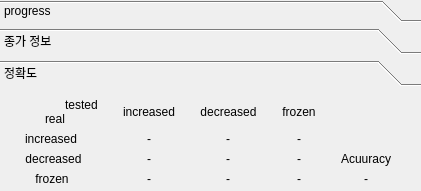
       <widget class="QToolBox" name="toolBox">
        <property name="geometry">
         <rect>
          <x>30</x>
          <y>380</y>
          <width>421</width>
          <height>191</height>
         </rect>
        </property>
        <property name="currentIndex">
         <number>2</number>
        </property>
        <widget class="QWidget" name="page_4">
         <property name="geometry">
          <rect>
           <x>0</x>
           <y>0</y>
           <width>100</width>
           <height>30</height>
          </rect>
         </property>
         <attribute name="label">
          <string>progress</string>
         </attribute>
        </widget>
        <widget class="QWidget" name="page">
         <property name="geometry">
          <rect>
           <x>0</x>
           <y>0</y>
           <width>100</width>
           <height>30</height>
          </rect>
         </property>
         <attribute name="label">
          <string>종가 정보</string>
         </attribute>
         <widget class="QTableView" name="tableView4">
          <property name="geometry">
           <rect>
            <x>0</x>
            <y>0</y>
            <width>421</width>
            <height>111</height>
           </rect>
          </property>
          <property name="sizePolicy">
           <sizepolicy hsizetype="Fixed" vsizetype="Fixed">
            <horstretch>0</horstretch>
            <verstretch>0</verstretch>
           </sizepolicy>
          </property>
         </widget>
        </widget>
        <widget class="QWidget" name="page_3">
         <property name="geometry">
          <rect>
           <x>0</x>
           <y>0</y>
           <width>421</width>
           <height>113</height>
          </rect>
         </property>
         <attribute name="label">
          <string>정확도</string>
         </attribute>
         <widget class="QWidget" name="gridLayoutWidget">
          <property name="geometry">
           <rect>
            <x>0</x>
            <y>0</y>
            <width>421</width>
            <height>101</height>
           </rect>
          </property>
          <layout class="QGridLayout" name="gridLayout">
           <property name="spacing">
            <number>0</number>
           </property>
           <item row="1" column="1" alignment="Qt::AlignHCenter">
            <widget class="QLabel" name="i_i">
             <property name="sizePolicy">
              <sizepolicy hsizetype="Fixed" vsizetype="Fixed">
               <horstretch>0</horstretch>
               <verstretch>0</verstretch>
              </sizepolicy>
             </property>
             <property name="font">
              <font>
               <pointsize>9</pointsize>
               <stylestrategy>PreferAntialias</stylestrategy>
              </font>
             </property>
             <property name="text">
              <string>-</string>
             </property>
             <property name="alignment">
              <set>Qt::AlignCenter</set>
             </property>
            </widget>
           </item>
           <item row="2" column="4">
            <widget class="QLabel" name="label4_13">
             <property name="sizePolicy">
              <sizepolicy hsizetype="Fixed" vsizetype="Fixed">
               <horstretch>0</horstretch>
               <verstretch>0</verstretch>
              </sizepolicy>
             </property>
             <property name="font">
              <font>
               <pointsize>9</pointsize>
               <stylestrategy>PreferAntialias</stylestrategy>
              </font>
             </property>
             <property name="text">
              <string>Acuuracy</string>
             </property>
             <property name="alignment">
              <set>Qt::AlignCenter</set>
             </property>
            </widget>
           </item>
           <item row="0" column="3">
            <widget class="QLabel" name="label4_21">
             <property name="sizePolicy">
              <sizepolicy hsizetype="Fixed" vsizetype="Fixed">
               <horstretch>0</horstretch>
               <verstretch>0</verstretch>
              </sizepolicy>
             </property>
             <property name="font">
              <font>
               <pointsize>9</pointsize>
               <stylestrategy>PreferAntialias</stylestrategy>
              </font>
             </property>
             <property name="text">
              <string>frozen</string>
             </property>
             <property name="alignment">
              <set>Qt::AlignCenter</set>
             </property>
            </widget>
           </item>
           <item row="2" column="1" alignment="Qt::AlignHCenter">
            <widget class="QLabel" name="d_i">
             <property name="sizePolicy">
              <sizepolicy hsizetype="Fixed" vsizetype="Fixed">
               <horstretch>0</horstretch>
               <verstretch>0</verstretch>
              </sizepolicy>
             </property>
             <property name="font">
              <font>
               <pointsize>9</pointsize>
               <stylestrategy>PreferAntialias</stylestrategy>
              </font>
             </property>
             <property name="text">
              <string>-</string>
             </property>
             <property name="alignment">
              <set>Qt::AlignCenter</set>
             </property>
            </widget>
           </item>
           <item row="3" column="0" alignment="Qt::AlignLeft">
            <widget class="QLabel" name="label4_12">
             <property name="sizePolicy">
              <sizepolicy hsizetype="Fixed" vsizetype="Fixed">
               <horstretch>0</horstretch>
               <verstretch>0</verstretch>
              </sizepolicy>
             </property>
             <property name="font">
              <font>
               <pointsize>9</pointsize>
               <stylestrategy>PreferAntialias</stylestrategy>
              </font>
             </property>
             <property name="text">
              <string>   frozen</string>
             </property>
             <property name="alignment">
              <set>Qt::AlignCenter</set>
             </property>
            </widget>
           </item>
           <item row="2" column="2" alignment="Qt::AlignHCenter">
            <widget class="QLabel" name="d_d">
             <property name="sizePolicy">
              <sizepolicy hsizetype="Fixed" vsizetype="Fixed">
               <horstretch>0</horstretch>
               <verstretch>0</verstretch>
              </sizepolicy>
             </property>
             <property name="font">
              <font>
               <pointsize>9</pointsize>
               <stylestrategy>PreferAntialias</stylestrategy>
              </font>
             </property>
             <property name="text">
              <string>-</string>
             </property>
             <property name="alignment">
              <set>Qt::AlignCenter</set>
             </property>
            </widget>
           </item>
           <item row="3" column="2" alignment="Qt::AlignHCenter">
            <widget class="QLabel" name="f_d">
             <property name="sizePolicy">
              <sizepolicy hsizetype="Fixed" vsizetype="Fixed">
               <horstretch>0</horstretch>
               <verstretch>0</verstretch>
              </sizepolicy>
             </property>
             <property name="font">
              <font>
               <pointsize>9</pointsize>
               <stylestrategy>PreferAntialias</stylestrategy>
              </font>
             </property>
             <property name="text">
              <string>-</string>
             </property>
             <property name="alignment">
              <set>Qt::AlignCenter</set>
             </property>
            </widget>
           </item>
           <item row="3" column="4" alignment="Qt::AlignHCenter">
            <widget class="QLabel" name="acc">
             <property name="sizePolicy">
              <sizepolicy hsizetype="Fixed" vsizetype="Fixed">
               <horstretch>0</horstretch>
               <verstretch>0</verstretch>
              </sizepolicy>
             </property>
             <property name="font">
              <font>
               <pointsize>9</pointsize>
               <stylestrategy>PreferAntialias</stylestrategy>
              </font>
             </property>
             <property name="text">
              <string>-</string>
             </property>
             <property name="alignment">
              <set>Qt::AlignCenter</set>
             </property>
            </widget>
           </item>
           <item row="0" column="1">
            <widget class="QLabel" name="label4_7">
             <property name="sizePolicy">
              <sizepolicy hsizetype="Fixed" vsizetype="Fixed">
               <horstretch>0</horstretch>
               <verstretch>0</verstretch>
              </sizepolicy>
             </property>
             <property name="font">
              <font>
               <pointsize>9</pointsize>
               <stylestrategy>PreferAntialias</stylestrategy>
              </font>
             </property>
             <property name="text">
              <string>increased</string>
             </property>
             <property name="alignment">
              <set>Qt::AlignCenter</set>
             </property>
            </widget>
           </item>
           <item row="1" column="3" alignment="Qt::AlignHCenter">
            <widget class="QLabel" name="i_f">
             <property name="sizePolicy">
              <sizepolicy hsizetype="Fixed" vsizetype="Fixed">
               <horstretch>0</horstretch>
               <verstretch>0</verstretch>
              </sizepolicy>
             </property>
             <property name="font">
              <font>
               <pointsize>9</pointsize>
               <stylestrategy>PreferAntialias</stylestrategy>
              </font>
             </property>
             <property name="text">
              <string>-</string>
             </property>
             <property name="alignment">
              <set>Qt::AlignCenter</set>
             </property>
            </widget>
           </item>
           <item row="1" column="0" alignment="Qt::AlignLeft">
            <widget class="QLabel" name="label4_10">
             <property name="sizePolicy">
              <sizepolicy hsizetype="Fixed" vsizetype="Fixed">
               <horstretch>0</horstretch>
               <verstretch>0</verstretch>
              </sizepolicy>
             </property>
             <property name="font">
              <font>
               <pointsize>9</pointsize>
               <stylestrategy>PreferAntialias</stylestrategy>
              </font>
             </property>
             <property name="text">
              <string>increased</string>
             </property>
             <property name="alignment">
              <set>Qt::AlignCenter</set>
             </property>
            </widget>
           </item>
           <item row="3" column="1" alignment="Qt::AlignHCenter">
            <widget class="QLabel" name="f_i">
             <property name="sizePolicy">
              <sizepolicy hsizetype="Fixed" vsizetype="Fixed">
               <horstretch>0</horstretch>
               <verstretch>0</verstretch>
              </sizepolicy>
             </property>
             <property name="font">
              <font>
               <pointsize>9</pointsize>
               <stylestrategy>PreferAntialias</stylestrategy>
              </font>
             </property>
             <property name="text">
              <string>-</string>
             </property>
             <property name="alignment">
              <set>Qt::AlignCenter</set>
             </property>
            </widget>
           </item>
           <item row="2" column="0">
            <widget class="QLabel" name="label4_11">
             <property name="sizePolicy">
              <sizepolicy hsizetype="Fixed" vsizetype="Fixed">
               <horstretch>0</horstretch>
               <verstretch>0</verstretch>
              </sizepolicy>
             </property>
             <property name="font">
              <font>
               <pointsize>9</pointsize>
               <stylestrategy>PreferAntialias</stylestrategy>
              </font>
             </property>
             <property name="layoutDirection">
              <enum>Qt::LeftToRight</enum>
             </property>
             <property name="text">
              <string>decreased</string>
             </property>
             <property name="alignment">
              <set>Qt::AlignCenter</set>
             </property>
            </widget>
           </item>
           <item row="2" column="3" alignment="Qt::AlignHCenter">
            <widget class="QLabel" name="d_f">
             <property name="sizePolicy">
              <sizepolicy hsizetype="Fixed" vsizetype="Fixed">
               <horstretch>0</horstretch>
               <verstretch>0</verstretch>
              </sizepolicy>
             </property>
             <property name="font">
              <font>
               <pointsize>9</pointsize>
               <stylestrategy>PreferAntialias</stylestrategy>
              </font>
             </property>
             <property name="text">
              <string>-</string>
             </property>
             <property name="alignment">
              <set>Qt::AlignCenter</set>
             </property>
            </widget>
           </item>
           <item row="3" column="3" alignment="Qt::AlignHCenter">
            <widget class="QLabel" name="f_f">
             <property name="sizePolicy">
              <sizepolicy hsizetype="Fixed" vsizetype="Fixed">
               <horstretch>0</horstretch>
               <verstretch>0</verstretch>
              </sizepolicy>
             </property>
             <property name="font">
              <font>
               <pointsize>9</pointsize>
               <stylestrategy>PreferAntialias</stylestrategy>
              </font>
             </property>
             <property name="text">
              <string>-</string>
             </property>
             <property name="scaledContents">
              <bool>false</bool>
             </property>
             <property name="alignment">
              <set>Qt::AlignCenter</set>
             </property>
            </widget>
           </item>
           <item row="1" column="2" alignment="Qt::AlignHCenter">
            <widget class="QLabel" name="i_d">
             <property name="sizePolicy">
              <sizepolicy hsizetype="Fixed" vsizetype="Fixed">
               <horstretch>0</horstretch>
               <verstretch>0</verstretch>
              </sizepolicy>
             </property>
             <property name="font">
              <font>
               <pointsize>9</pointsize>
               <stylestrategy>PreferAntialias</stylestrategy>
              </font>
             </property>
             <property name="text">
              <string>-</string>
             </property>
             <property name="alignment">
              <set>Qt::AlignCenter</set>
             </property>
            </widget>
           </item>
           <item row="0" column="2">
            <widget class="QLabel" name="label4_8">
             <property name="sizePolicy">
              <sizepolicy hsizetype="Fixed" vsizetype="Fixed">
               <horstretch>0</horstretch>
               <verstretch>0</verstretch>
              </sizepolicy>
             </property>
             <property name="font">
              <font>
               <pointsize>9</pointsize>
               <stylestrategy>PreferAntialias</stylestrategy>
              </font>
             </property>
             <property name="text">
              <string>decreased</string>
             </property>
             <property name="alignment">
              <set>Qt::AlignCenter</set>
             </property>
            </widget>
           </item>
           <item row="0" column="0">
            <layout class="QGridLayout" name="gridLayout_2">
             <property name="leftMargin">
              <number>20</number>
             </property>
             <item row="0" column="1">
              <widget class="QLabel" name="label4_14">
               <property name="sizePolicy">
                <sizepolicy hsizetype="Fixed" vsizetype="Fixed">
                 <horstretch>0</horstretch>
                 <verstretch>0</verstretch>
                </sizepolicy>
               </property>
               <property name="font">
                <font>
                 <pointsize>9</pointsize>
                 <stylestrategy>PreferAntialias</stylestrategy>
                </font>
               </property>
               <property name="text">
                <string>tested</string>
               </property>
               <property name="alignment">
                <set>Qt::AlignCenter</set>
               </property>
              </widget>
             </item>
             <item row="1" column="0">
              <widget class="QLabel" name="label4_9">
               <property name="sizePolicy">
                <sizepolicy hsizetype="Fixed" vsizetype="Fixed">
                 <horstretch>0</horstretch>
                 <verstretch>0</verstretch>
                </sizepolicy>
               </property>
               <property name="font">
                <font>
                 <pointsize>9</pointsize>
                 <stylestrategy>PreferAntialias</stylestrategy>
                </font>
               </property>
               <property name="text">
                <string>real</string>
               </property>
               <property name="alignment">
                <set>Qt::AlignCenter</set>
               </property>
              </widget>
             </item>
            </layout>
           </item>
          </layout>
         </widget>
        </widget>
       </widget>
